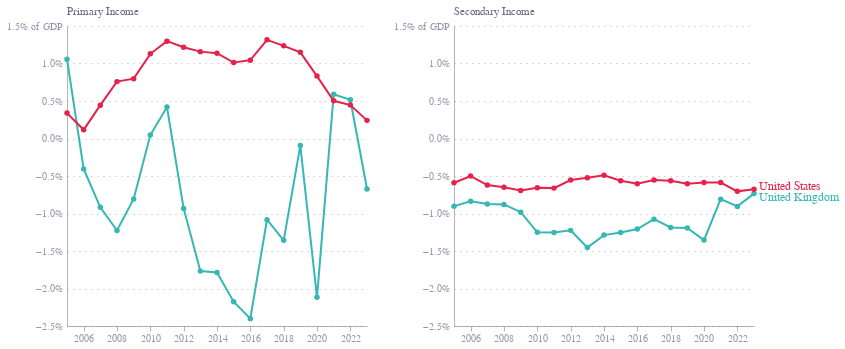

The cell this chart's notebook holds for it:
### Markdown cell above
# UK and US primary income over time

### Code cell
import pandas as pd
import altair as alt

# Load IMF data
df = pd.read_csv("dataset_2025-04-08T09_02_24.750240431Z_DEFAULT_INTEGRATION_IMF.STA_BOP_AGG_9.0.1.csv")

# Filter for primary and secondary income indicators
income_inds = {
    "Primary income": ["Primary income, Credit/Revenue", "Primary income, Debit/Expenditure"],
    "Secondary income": ["Secondary income, Credit/Revenue", "Secondary income, Debit/Expenditure"]
}
all_inds = [i for sublist in income_inds.values() for i in sublist]

df = df[df["INDICATOR"].isin(all_inds)]
df = df[df["COUNTRY"].isin(["United States", "United Kingdom"])]

# Pivot credit and debit
df_wide = df.pivot_table(index=["COUNTRY", "TIME_PERIOD", "INDICATOR"],
                         values="OBS_VALUE").reset_index()
df_wide["Account"] = df_wide["INDICATOR"].apply(lambda x: "Primary income" if "Primary" in x else "Secondary income")
df_wide["Flow"] = df_wide["INDICATOR"].apply(lambda x: "Credit" if "Credit" in x else "Debit")

df_pivot = df_wide.pivot(index=["COUNTRY", "TIME_PERIOD", "Account"], columns="Flow", values="OBS_VALUE").reset_index()
df_pivot["Net"] = df_pivot["Credit"] - df_pivot["Debit"]

# Load GDP data
gdp = pd.read_csv("API_NY/API_NY.GDP.MKTP.CD_DS2_en_csv_v2_26433.csv", skiprows=4)
gdp = gdp[gdp["Country Name"].isin(["United States", "United Kingdom"])]

# Tidy GDP data
gdp_melted = gdp.melt(id_vars=["Country Name"], value_vars=[str(y) for y in range(2000, 2024)],
                      var_name="TIME_PERIOD", value_name="GDP")
gdp_melted.columns = ["COUNTRY", "TIME_PERIOD", "GDP"]
gdp_melted["TIME_PERIOD"] = gdp_melted["TIME_PERIOD"].astype(int)

# Merge with income data
df = df_pivot.merge(gdp_melted, on=["COUNTRY", "TIME_PERIOD"], how="left")
df["Pct of GDP"] = df["Net"] / df["GDP"]

df["TIME_PERIOD"] = pd.to_datetime(df["TIME_PERIOD"].astype(str), format="%Y")

df['end_label'] = np.where(df['TIME_PERIOD'] == df['TIME_PERIOD'].max(), df.COUNTRY, "")

# Filter and set up charts
base = alt.Chart(df).encode(
    x=alt.X("TIME_PERIOD:T", title=""),
    y=alt.Y("Pct of GDP:Q", title="", 
            scale=alt.Scale(domain=[-0.025, 0.015]),
            axis=alt.Axis(format=",.1%", labelExpr="datum.label + (datum.value == 0.015 ? ' of GDP ' : '')",)),
    color=alt.Color("COUNTRY:N", title="Country"),
    tooltip=["COUNTRY", "TIME_PERIOD", alt.Tooltip("Pct of GDP:Q", format=".2%")]
)

# Primary income chart
primary_chart = base.transform_filter(
    alt.datum.Account == "Primary income"
).mark_line(point=True).properties(
    title=alt.TitleParams(
        text="Primary Income",
        color="#676A86",
        anchor="start",
        fontWeight="normal",
        frame="group",
        fontSize=11,
        dx=0,
    ),
    width=300,
    height=300
)

# Secondary income chart
secondary_chart = base.transform_filter(
    alt.datum.Account == "Secondary income"
)

secondary_chart = secondary_chart.mark_line(point=True)

# end label
end_label = alt.Chart(df).mark_text(
    align='left',
    baseline='middle',
    dx=5,
    dy=alt.expr("datum.COUNTRY == 'United States' ? -3 : 3"),
    fontSize=12,
    fontWeight='normal',
).encode(
    x=alt.X("TIME_PERIOD:T"),
    y=alt.Y("Pct of GDP:Q"),
    text=alt.Text("end_label:N"),
    color=alt.Color("COUNTRY:N", title="Country", legend=None),
).transform_filter(
    "datum.end_label != '' & datum.Account == 'Secondary income'"
)
secondary_chart = secondary_chart + end_label



secondary_chart = secondary_chart.properties(
    title=alt.TitleParams(
        text="Secondary Income",
        color="#676A86",
        fontWeight="normal",
        anchor="start",
        frame="group",
        fontSize=11,
        dx=0,
    ),
    width=300,
    height=300
)



# Combine side by side
combined_chart = alt.hconcat(primary_chart, secondary_chart).resolve_scale(
    y='independent'
)

combined_chart.save("charts/US_UK_primary_secondary_income.png", scale_factor=3)
combined_chart.save("charts/US_UK_primary_secondary_income.json")
combined_chart.display()

### Figure 1 — Vega-Lite specification as saved in the notebook (floating-point values rounded to 4 significant figures)
{"config": {"font": "Circular Std", "mark": {"line": {"interpolate": "monotone"}}, "view": {"stroke": "transparent", "width": 400, "height": 300}, "range": {"category": ["#36B7B4", "#E6224B", "#F4C245", "#0063AF", "#00A767", "#179FDB", "#EB5C2E"], "diverging": ["#E6224B", "#E54753", "#C9C9C9", "#179FDB", "#122B39"], "heatmap": ["#C9C9C9", "#179FDB", "#0063AF", "#122B39"], "ordinal": ["#00A767", "#36B7B4", "#179FDB", "#0063AF", "#243B5A"]}, "axisX": {"domainColor": "#676A86", "domainOpacity": 0.5, "grid": false, "labelAngle": 0, "labelColor": "#676A86", "labelOpacity": 0.7, "orient": "bottom", "tickColor": "#676A86", "tickCount": 10, "tickOpacity": 0.5, "title": false, "titleAlign": "center", "titleAnchor": "middle", "titleColor": "#676A86", "titleFontSize": 12, "titleOpacity": 0.8, "titleY": -15}, "axisY": {"domainColor": "#676A86", "domainOpacity": 0.5, "gridColor": "#676A86", "gridDash": [1, 5], "gridOpacity": 0.5, "labelColor": "#676A86", "labelOpacity": 0.7, "labelPadding": 5, "tickColor": "#676A86", "tickCount": 8, "tickOpacity": 0.5, "ticks": false, "titleAlign": "left", "titleAngle": 0, "titleBaseline": "bottom", "titleColor": "#676A86", "titleFontSize": 12, "titleOpacity": 0.8, "titleX": 0, "titleY": -7}}, "hconcat": [{"mark": {"type": "line", "point": true}, "encoding": {"color": {"field": "COUNTRY", "title": "Country", "type": "nominal"}, "tooltip": [{"field": "COUNTRY", "type": "nominal"}, {"field": "TIME_PERIOD", "type": "temporal"}, {"field": "Pct of GDP", "format": ".2%", "type": "quantitative"}], "x": {"field": "TIME_PERIOD", "title": "", "type": "temporal"}, "y": {"axis": {"format": ",.1%", "labelExpr": "datum.label + (datum.value == 0.015 ? ' of GDP ' : '')"}, "field": "Pct of GDP", "scale": {"domain": [-0.025, 0.015]}, "title": "", "type": "quantitative"}}, "height": 300, "title": {"text": "Primary Income", "anchor": "start", "color": "#676A86", "dx": 0, "fontSize": 11, "fontWeight": "normal", "frame": "group"}, "transform": [{"filter": "(datum.Account === 'Primary income')"}], "width": 300}, {"layer": [{"mark": {"type": "line", "point": true}, "encoding": {"color": {"field": "COUNTRY", "title": "Country", "type": "nominal"}, "tooltip": [{"field": "COUNTRY", "type": "nominal"}, {"field": "TIME_PERIOD", "type": "temporal"}, {"field": "Pct of GDP", "format": ".2%", "type": "quantitative"}], "x": {"field": "TIME_PERIOD", "title": "", "type": "temporal"}, "y": {"axis": {"format": ",.1%", "labelExpr": "datum.label + (datum.value == 0.015 ? ' of GDP ' : '')"}, "field": "Pct of GDP", "scale": {"domain": [-0.025, 0.015]}, "title": "", "type": "quantitative"}}, "transform": [{"filter": "(datum.Account === 'Secondary income')"}]}, {"mark": {"type": "text", "align": "left", "baseline": "middle", "dx": 5, "dy": {"expr": "datum.COUNTRY == 'United States' ? -3 : 3"}, "fontSize": 12, "fontWeight": "normal"}, "encoding": {"color": {"field": "COUNTRY", "legend": null, "title": "Country", "type": "nominal"}, "text": {"field": "end_label", "type": "nominal"}, "x": {"field": "TIME_PERIOD", "type": "temporal"}, "y": {"field": "Pct of GDP", "type": "quantitative"}}, "transform": [{"filter": "datum.end_label != '' & datum.Account == 'Secondary income'"}]}], "height": 300, "title": {"text": "Secondary Income", "anchor": "start", "color": "#676A86", "dx": 0, "fontSize": 11, "fontWeight": "normal", "frame": "group"}, "width": 300}], "data": {"name": "data-6fed56eb2dbb23e78f7623db39b368af"}, "resolve": {"scale": {"y": "independent"}}, "$schema": "https://vega.github.io/schema/vega-lite/v5.20.1.json", "datasets": {"data-6fed56eb2dbb23e78f7623db39b368af": [{"COUNTRY": "United Kingdom", "TIME_PERIOD": "2005-01-01T00:00:00", "Account": "Primary income", "Credit": 363800000000.0, "Debit": 336900000000.0, "Net": 26900000000.0, "GDP": 2543000000000.0, "Pct of GDP": 0.01058, "end_label": ""}, {"COUNTRY": "United Kingdom", "TIME_PERIOD": "2005-01-01T00:00:00", "Account": "Secondary income", "Credit": 35720000000.0, "Debit": 58650000000.0, "Net": -22930000000.0, "GDP": 2543000000000.0, "Pct of GDP": -0.009018, "end_label": ""}, {"COUNTRY": "United Kingdom", "TIME_PERIOD": "2006-01-01T00:00:00", "Account": "Primary income", "Credit": 474600000000.0, "Debit": 485600000000.0, "Net": -10970000000.0, "GDP": 2708000000000.0, "Pct of GDP": -0.004051, "end_label": ""}, {"COUNTRY": "United Kingdom", "TIME_PERIOD": "2006-01-01T00:00:00", "Account": "Secondary income", "Credit": 38720000000.0, "Debit": 61350000000.0, "Net": -22630000000.0, "GDP": 2708000000000.0, "Pct of GDP": -0.008356, "end_label": ""}, {"COUNTRY": "United Kingdom", "TIME_PERIOD": "2007-01-01T00:00:00", "Account": "Primary income", "Credit": 639500000000.0, "Debit": 667800000000.0, "Net": -28350000000.0, "GDP": 3091000000000.0, "Pct of GDP": -0.009174, "end_label": ""}, {"COUNTRY": "United Kingdom", "TIME_PERIOD": "2007-01-01T00:00:00", "Account": "Secondary income", "Credit": 33810000000.0, "Debit": 60840000000.0, "Net": -27030000000.0, "GDP": 3091000000000.0, "Pct of GDP": -0.008746, "end_label": ""}, {"COUNTRY": "United Kingdom", "TIME_PERIOD": "2008-01-01T00:00:00", "Account": "Primary income", "Credit": 564300000000.0, "Debit": 600200000000.0, "Net": -35920000000.0, "GDP": 2929000000000.0, "Pct of GDP": -0.01226, "end_label": ""}, {"COUNTRY": "United Kingdom", "TIME_PERIOD": "2008-01-01T00:00:00", "Account": "Secondary income", "Credit": 40400000000.0, "Debit": 66150000000.0, "Net": -25750000000.0, "GDP": 2929000000000.0, "Pct of GDP": -0.008789, "end_label": ""}, {"COUNTRY": "United Kingdom", "TIME_PERIOD": "2009-01-01T00:00:00", "Account": "Primary income", "Credit": 286700000000.0, "Debit": 306100000000.0, "Net": -19460000000.0, "GDP": 2413000000000.0, "Pct of GDP": -0.008065, "end_label": ""}, {"COUNTRY": "United Kingdom", "TIME_PERIOD": "2009-01-01T00:00:00", "Account": "Secondary income", "Credit": 32610000000.0, "Debit": 56300000000.0, "Net": -23690000000.0, "GDP": 2413000000000.0, "Pct of GDP": -0.009819, "end_label": ""}, {"COUNTRY": "United Kingdom", "TIME_PERIOD": "2010-01-01T00:00:00", "Account": "Primary income", "Credit": 280100000000.0, "Debit": 279000000000.0, "Net": 1131000000.0, "GDP": 2485000000000.0, "Pct of GDP": 0.0004551, "end_label": ""}, {"COUNTRY": "United Kingdom", "TIME_PERIOD": "2010-01-01T00:00:00", "Account": "Secondary income", "Credit": 30760000000.0, "Debit": 61860000000.0, "Net": -31090000000.0, "GDP": 2485000000000.0, "Pct of GDP": -0.01251, "end_label": ""}, {"COUNTRY": "United Kingdom", "TIME_PERIOD": "2011-01-01T00:00:00", "Account": "Primary income", "Credit": 333000000000.0, "Debit": 321900000000.0, "Net": 11190000000.0, "GDP": 2664000000000.0, "Pct of GDP": 0.004199, "end_label": ""}, {"COUNTRY": "United Kingdom", "TIME_PERIOD": "2011-01-01T00:00:00", "Account": "Secondary income", "Credit": 33150000000.0, "Debit": 66570000000.0, "Net": -33420000000.0, "GDP": 2664000000000.0, "Pct of GDP": -0.01255, "end_label": ""}, {"COUNTRY": "United Kingdom", "TIME_PERIOD": "2012-01-01T00:00:00", "Account": "Primary income", "Credit": 279300000000.0, "Debit": 304500000000.0, "Net": -25230000000.0, "GDP": 2707000000000.0, "Pct of GDP": -0.00932, "end_label": ""}, {"COUNTRY": "United Kingdom", "TIME_PERIOD": "2012-01-01T00:00:00", "Account": "Secondary income", "Credit": 35780000000.0, "Debit": 68940000000.0, "Net": -33160000000.0, "GDP": 2707000000000.0, "Pct of GDP": -0.01225, "end_label": ""}, {"COUNTRY": "United Kingdom", "TIME_PERIOD": "2013-01-01T00:00:00", "Account": "Primary income", "Credit": 256500000000.0, "Debit": 305700000000.0, "Net": -49240000000.0, "GDP": 2785000000000.0, "Pct of GDP": -0.01768, "end_label": ""}, {"COUNTRY": "United Kingdom", "TIME_PERIOD": "2013-01-01T00:00:00", "Account": "Secondary income", "Credit": 40220000000.0, "Debit": 80710000000.0, "Net": -40490000000.0, "GDP": 2785000000000.0, "Pct of GDP": -0.01454, "end_label": ""}, {"COUNTRY": "United Kingdom", "TIME_PERIOD": "2014-01-01T00:00:00", "Account": "Primary income", "Credit": 244700000000.0, "Debit": 299500000000.0, "Net": -54750000000.0, "GDP": 3065000000000.0, "Pct of GDP": -0.01787, "end_label": ""}, {"COUNTRY": "United Kingdom", "TIME_PERIOD": "2014-01-01T00:00:00", "Account": "Secondary income", "Credit": 43100000000.0, "Debit": 82570000000.0, "Net": -39470000000.0, "GDP": 3065000000000.0, "Pct of GDP": -0.01288, "end_label": ""}, {"COUNTRY": "United Kingdom", "TIME_PERIOD": "2015-01-01T00:00:00", "Account": "Primary income", "Credit": 209500000000.0, "Debit": 273200000000.0, "Net": -63690000000.0, "GDP": 2928000000000.0, "Pct of GDP": -0.02175, "end_label": ""}, {"COUNTRY": "United Kingdom", "TIME_PERIOD": "2015-01-01T00:00:00", "Account": "Secondary income", "Credit": 38480000000.0, "Debit": 75200000000.0, "Net": -36720000000.0, "GDP": 2928000000000.0, "Pct of GDP": -0.01254, "end_label": ""}, {"COUNTRY": "United Kingdom", "TIME_PERIOD": "2016-01-01T00:00:00", "Account": "Primary income", "Credit": 189300000000.0, "Debit": 253900000000.0, "Net": -64590000000.0, "GDP": 2689000000000.0, "Pct of GDP": -0.02402, "end_label": ""}, {"COUNTRY": "United Kingdom", "TIME_PERIOD": "2016-01-01T00:00:00", "Account": "Secondary income", "Credit": 38430000000.0, "Debit": 70910000000.0, "Net": -32480000000.0, "GDP": 2689000000000.0, "Pct of GDP": -0.01208, "end_label": ""}, {"COUNTRY": "United Kingdom", "TIME_PERIOD": "2017-01-01T00:00:00", "Account": "Primary income", "Credit": 245200000000.0, "Debit": 274200000000.0, "Net": -28990000000.0, "GDP": 2680000000000.0, "Pct of GDP": -0.01082, "end_label": ""}, {"COUNTRY": "United Kingdom", "TIME_PERIOD": "2017-01-01T00:00:00", "Account": "Secondary income", "Credit": 36540000000.0, "Debit": 65370000000.0, "Net": -28830000000.0, "GDP": 2680000000000.0, "Pct of GDP": -0.01076, "end_label": ""}, {"COUNTRY": "United Kingdom", "TIME_PERIOD": "2018-01-01T00:00:00", "Account": "Primary income", "Credit": 292400000000.0, "Debit": 331300000000.0, "Net": -38980000000.0, "GDP": 2871000000000.0, "Pct of GDP": -0.01358, "end_label": ""}, {"COUNTRY": "United Kingdom", "TIME_PERIOD": "2018-01-01T00:00:00", "Account": "Secondary income", "Credit": 45720000000.0, "Debit": 79770000000.0, "Net": -34050000000.0, "GDP": 2871000000000.0, "Pct of GDP": -0.01186, "end_label": ""}, {"COUNTRY": "United Kingdom", "TIME_PERIOD": "2019-01-01T00:00:00", "Account": "Primary income", "Credit": 291600000000.0, "Debit": 294300000000.0, "Net": -2688000000.0, "GDP": 2851000000000.0, "Pct of GDP": -0.0009426, "end_label": ""}, {"COUNTRY": "United Kingdom", "TIME_PERIOD": "2019-01-01T00:00:00", "Account": "Secondary income", "Credit": 34990000000.0, "Debit": 69030000000.0, "Net": -34050000000.0, "GDP": 2851000000000.0, "Pct of GDP": -0.01194, "end_label": ""}, {"COUNTRY": "United Kingdom", "TIME_PERIOD": "2020-01-01T00:00:00", "Account": "Primary income", "Credit": 176600000000.0, "Debit": 233700000000.0, "Net": -57100000000.0, "GDP": 2697000000000.0, "Pct of GDP": -0.02117, "end_label": ""}, {"COUNTRY": "United Kingdom", "TIME_PERIOD": "2020-01-01T00:00:00", "Account": "Secondary income", "Credit": 33760000000.0, "Debit": 70290000000.0, "Net": -36530000000.0, "GDP": 2697000000000.0, "Pct of GDP": -0.01354, "end_label": ""}, {"COUNTRY": "United Kingdom", "TIME_PERIOD": "2021-01-01T00:00:00", "Account": "Primary income", "Credit": 293700000000.0, "Debit": 275200000000.0, "Net": 18540000000.0, "GDP": 3143000000000.0, "Pct of GDP": 0.005899, "end_label": ""}, {"COUNTRY": "United Kingdom", "TIME_PERIOD": "2021-01-01T00:00:00", "Account": "Secondary income", "Credit": 37660000000.0, "Debit": 63080000000.0, "Net": -25420000000.0, "GDP": 3143000000000.0, "Pct of GDP": -0.008086, "end_label": ""}, {"COUNTRY": "United Kingdom", "TIME_PERIOD": "2022-01-01T00:00:00", "Account": "Primary income", "Credit": 349900000000.0, "Debit": 333800000000.0, "Net": 16090000000.0, "GDP": 3114000000000.0, "Pct of GDP": 0.005165, "end_label": ""}, {"COUNTRY": "United Kingdom", "TIME_PERIOD": "2022-01-01T00:00:00", "Account": "Secondary income", "Credit": 36700000000.0, "Debit": 64880000000.0, "Net": -28190000000.0, "GDP": 3114000000000.0, "Pct of GDP": -0.009051, "end_label": ""}, {"COUNTRY": "United Kingdom", "TIME_PERIOD": "2023-01-01T00:00:00", "Account": "Primary income", "Credit": 476700000000.0, "Debit": 499400000000.0, "Net": -22760000000.0, "GDP": 3381000000000.0, "Pct of GDP": -0.006733, "end_label": "United Kingdom"}, {"COUNTRY": "United Kingdom", "TIME_PERIOD": "2023-01-01T00:00:00", "Account": "Secondary income", "Credit": 39230000000.0, "Debit": 64070000000.0, "Net": -24840000000.0, "GDP": 3381000000000.0, "Pct of GDP": -0.007347, "end_label": "United Kingdom"}, {"COUNTRY": "United States", "TIME_PERIOD": "2005-01-01T00:00:00", "Account": "Primary income", "Credit": 536300000000.0, "Debit": 492100000000.0, "Net": 44180000000.0, "GDP": 13040000000000.0, "Pct of GDP": 0.003389, "end_label": ""}, {"COUNTRY": "United States", "TIME_PERIOD": "2005-01-01T00:00:00", "Account": "Secondary income", "Credit": 65360000000.0, "Debit": 142200000000.0, "Net": -76880000000.0, "GDP": 13040000000000.0, "Pct of GDP": -0.005896, "end_label": ""}, {"COUNTRY": "United States", "TIME_PERIOD": "2006-01-01T00:00:00", "Account": "Primary income", "Credit": 669900000000.0, "Debit": 653900000000.0, "Net": 15980000000.0, "GDP": 13820000000000.0, "Pct of GDP": 0.001157, "end_label": ""}, {"COUNTRY": "United States", "TIME_PERIOD": "2006-01-01T00:00:00", "Account": "Secondary income", "Credit": 70310000000.0, "Debit": 139400000000.0, "Net": -69090000000.0, "GDP": 13820000000000.0, "Pct of GDP": -0.005001, "end_label": ""}, {"COUNTRY": "United States", "TIME_PERIOD": "2007-01-01T00:00:00", "Account": "Primary income", "Credit": 816900000000.0, "Debit": 752600000000.0, "Net": 64360000000.0, "GDP": 14470000000000.0, "Pct of GDP": 0.004446, "end_label": ""}, {"COUNTRY": "United States", "TIME_PERIOD": "2007-01-01T00:00:00", "Account": "Secondary income", "Credit": 70180000000.0, "Debit": 160100000000.0, "Net": -89910000000.0, "GDP": 14470000000000.0, "Pct of GDP": -0.006212, "end_label": ""}, {"COUNTRY": "United States", "TIME_PERIOD": "2008-01-01T00:00:00", "Account": "Primary income", "Credit": 820200000000.0, "Debit": 708200000000.0, "Net": 112000000000.0, "GDP": 14770000000000.0, "Pct of GDP": 0.007584, "end_label": ""}, {"COUNTRY": "United States", "TIME_PERIOD": "2008-01-01T00:00:00", "Account": "Secondary income", "Credit": 84550000000.0, "Debit": 180700000000.0, "Net": -96190000000.0, "GDP": 14770000000000.0, "Pct of GDP": -0.006513, "end_label": ""}, {"COUNTRY": "United States", "TIME_PERIOD": "2009-01-01T00:00:00", "Account": "Primary income", "Credit": 653200000000.0, "Debit": 537700000000.0, "Net": 115500000000.0, "GDP": 14480000000000.0, "Pct of GDP": 0.00798, "end_label": ""}, {"COUNTRY": "United States", "TIME_PERIOD": "2009-01-01T00:00:00", "Account": "Secondary income", "Credit": 85160000000.0, "Debit": 185700000000.0, "Net": -100500000000.0, "GDP": 14480000000000.0, "Pct of GDP": -0.006941, "end_label": ""}, {"COUNTRY": "United States", "TIME_PERIOD": "2010-01-01T00:00:00", "Account": "Primary income", "Credit": 723200000000.0, "Debit": 553300000000.0, "Net": 169900000000.0, "GDP": 15050000000000.0, "Pct of GDP": 0.01129, "end_label": ""}, {"COUNTRY": "United States", "TIME_PERIOD": "2010-01-01T00:00:00", "Account": "Secondary income", "Credit": 91910000000.0, "Debit": 190700000000.0, "Net": -98840000000.0, "GDP": 15050000000000.0, "Pct of GDP": -0.006568, "end_label": ""}, {"COUNTRY": "United States", "TIME_PERIOD": "2011-01-01T00:00:00", "Account": "Primary income", "Credit": 791500000000.0, "Debit": 589000000000.0, "Net": 202400000000.0, "GDP": 15600000000000.0, "Pct of GDP": 0.01298, "end_label": ""}, {"COUNTRY": "United States", "TIME_PERIOD": "2011-01-01T00:00:00", "Account": "Secondary income", "Credit": 101700000000.0, "Debit": 204900000000.0, "Net": -103200000000.0, "GDP": 15600000000000.0, "Pct of GDP": -0.006616, "end_label": ""}, {"COUNTRY": "United States", "TIME_PERIOD": "2012-01-01T00:00:00", "Account": "Primary income", "Credit": 791700000000.0, "Debit": 593800000000.0, "Net": 197900000000.0, "GDP": 16250000000000.0, "Pct of GDP": 0.01218, "end_label": ""}, {"COUNTRY": "United States", "TIME_PERIOD": "2012-01-01T00:00:00", "Account": "Secondary income", "Credit": 112100000000.0, "Debit": 202200000000.0, "Net": -90130000000.0, "GDP": 16250000000000.0, "Pct of GDP": -0.005545, "end_label": ""}, {"COUNTRY": "United States", "TIME_PERIOD": "2013-01-01T00:00:00", "Account": "Primary income", "Credit": 811600000000.0, "Debit": 616000000000.0, "Net": 195500000000.0, "GDP": 16880000000000.0, "Pct of GDP": 0.01158, "end_label": ""}, {"COUNTRY": "United States", "TIME_PERIOD": "2013-01-01T00:00:00", "Account": "Secondary income", "Credit": 125800000000.0, "Debit": 213900000000.0, "Net": -88120000000.0, "GDP": 16880000000000.0, "Pct of GDP": -0.00522, "end_label": ""}, {"COUNTRY": "United States", "TIME_PERIOD": "2014-01-01T00:00:00", "Account": "Primary income", "Credit": 845900000000.0, "Debit": 645600000000.0, "Net": 200300000000.0, "GDP": 17610000000000.0, "Pct of GDP": 0.01138, "end_label": ""}, {"COUNTRY": "United States", "TIME_PERIOD": "2014-01-01T00:00:00", "Account": "Secondary income", "Credit": 140600000000.0, "Debit": 226900000000.0, "Net": -86340000000.0, "GDP": 17610000000000.0, "Pct of GDP": -0.004903, "end_label": ""}, {"COUNTRY": "United States", "TIME_PERIOD": "2015-01-01T00:00:00", "Account": "Primary income", "Credit": 824900000000.0, "Debit": 639700000000.0, "Net": 185200000000.0, "GDP": 18300000000000.0, "Pct of GDP": 0.01012, "end_label": ""}, {"COUNTRY": "United States", "TIME_PERIOD": "2015-01-01T00:00:00", "Account": "Secondary income", "Credit": 132900000000.0, "Debit": 235700000000.0, "Net": -102900000000.0, "GDP": 18300000000000.0, "Pct of GDP": -0.005623, "end_label": ""}, {"COUNTRY": "United States", "TIME_PERIOD": "2016-01-01T00:00:00", "Account": "Primary income", "Credit": 857200000000.0, "Debit": 660800000000.0, "Net": 196400000000.0, "GDP": 18800000000000.0, "Pct of GDP": 0.01045, "end_label": ""}, {"COUNTRY": "United States", "TIME_PERIOD": "2016-01-01T00:00:00", "Account": "Secondary income", "Credit": 141100000000.0, "Debit": 254300000000.0, "Net": -113200000000.0, "GDP": 18800000000000.0, "Pct of GDP": -0.00602, "end_label": ""}, {"COUNTRY": "United States", "TIME_PERIOD": "2017-01-01T00:00:00", "Account": "Primary income", "Credit": 995400000000.0, "Debit": 737500000000.0, "Net": 257900000000.0, "GDP": 19610000000000.0, "Pct of GDP": 0.01315, "end_label": ""}, {"COUNTRY": "United States", "TIME_PERIOD": "2017-01-01T00:00:00", "Account": "Secondary income", "Credit": 160500000000.0, "Debit": 269100000000.0, "Net": -108600000000.0, "GDP": 19610000000000.0, "Pct of GDP": -0.005538, "end_label": ""}, {"COUNTRY": "United States", "TIME_PERIOD": "2018-01-01T00:00:00", "Account": "Primary income", "Credit": 1103000000000.0, "Debit": 847700000000.0, "Net": 255300000000.0, "GDP": 20660000000000.0, "Pct of GDP": 0.01236, "end_label": ""}, {"COUNTRY": "United States", "TIME_PERIOD": "2018-01-01T00:00:00", "Account": "Secondary income", "Credit": 148600000000.0, "Debit": 265100000000.0, "Net": -116500000000.0, "GDP": 20660000000000.0, "Pct of GDP": -0.005641, "end_label": ""}, {"COUNTRY": "United States", "TIME_PERIOD": "2019-01-01T00:00:00", "Account": "Primary income", "Credit": 1139000000000.0, "Debit": 891900000000.0, "Net": 247400000000.0, "GDP": 21540000000000.0, "Pct of GDP": 0.01149, "end_label": ""}, {"COUNTRY": "United States", "TIME_PERIOD": "2019-01-01T00:00:00", "Account": "Secondary income", "Credit": 156700000000.0, "Debit": 286400000000.0, "Net": -129800000000.0, "GDP": 21540000000000.0, "Pct of GDP": -0.006024, "end_label": ""}, {"COUNTRY": "United States", "TIME_PERIOD": "2020-01-01T00:00:00", "Account": "Primary income", "Credit": 954000000000.0, "Debit": 776300000000.0, "Net": 177700000000.0, "GDP": 21350000000000.0, "Pct of GDP": 0.008322, "end_label": ""}, {"COUNTRY": "United States", "TIME_PERIOD": "2020-01-01T00:00:00", "Account": "Secondary income", "Credit": 167200000000.0, "Debit": 292400000000.0, "Net": -125200000000.0, "GDP": 21350000000000.0, "Pct of GDP": -0.005864, "end_label": ""}, {"COUNTRY": "United States", "TIME_PERIOD": "2021-01-01T00:00:00", "Account": "Primary income", "Credit": 1049000000000.0, "Debit": 929500000000.0, "Net": 119100000000.0, "GDP": 23680000000000.0, "Pct of GDP": 0.005027, "end_label": ""}, {"COUNTRY": "United States", "TIME_PERIOD": "2021-01-01T00:00:00", "Account": "Secondary income", "Credit": 175200000000.0, "Debit": 314200000000.0, "Net": -139000000000.0, "GDP": 23680000000000.0, "Pct of GDP": -0.005868, "end_label": ""}, {"COUNTRY": "United States", "TIME_PERIOD": "2022-01-01T00:00:00", "Account": "Primary income", "Credit": 1184000000000.0, "Debit": 1068000000000.0, "Net": 116000000000.0, "GDP": 26010000000000.0, "Pct of GDP": 0.004459, "end_label": ""}, {"COUNTRY": "United States", "TIME_PERIOD": "2022-01-01T00:00:00", "Account": "Secondary income", "Credit": 188700000000.0, "Debit": 372000000000.0, "Net": -183300000000.0, "GDP": 26010000000000.0, "Pct of GDP": -0.007048, "end_label": ""}, {"COUNTRY": "United States", "TIME_PERIOD": "2023-01-01T00:00:00", "Account": "Primary income", "Credit": 1377000000000.0, "Debit": 1310000000000.0, "Net": 67030000000.0, "GDP": 27720000000000.0, "Pct of GDP": 0.002418, "end_label": "United States"}, {"COUNTRY": "United States", "TIME_PERIOD": "2023-01-01T00:00:00", "Account": "Secondary income", "Credit": 196600000000.0, "Debit": 384200000000.0, "Net": -187500000000.0, "GDP": 27720000000000.0, "Pct of GDP": -0.006764, "end_label": "United States"}]}}
